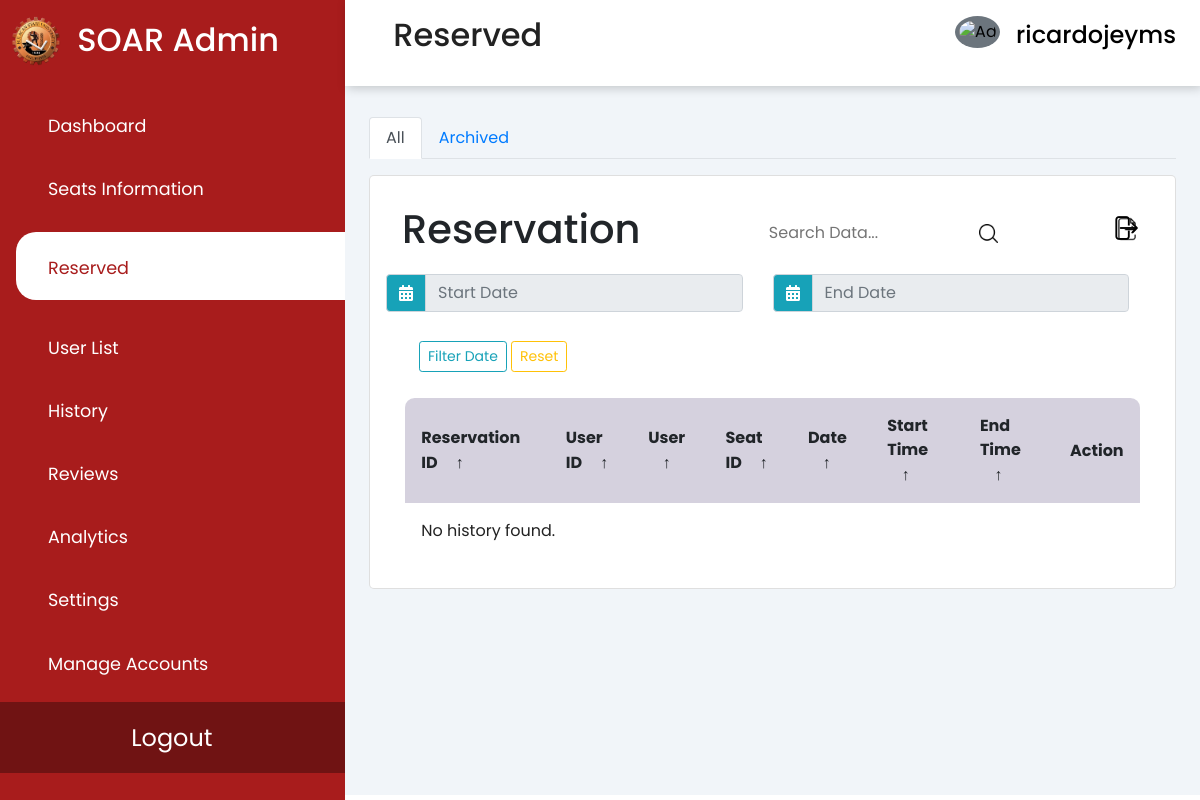
Before: /reserved.php (signed in) with the older database file.
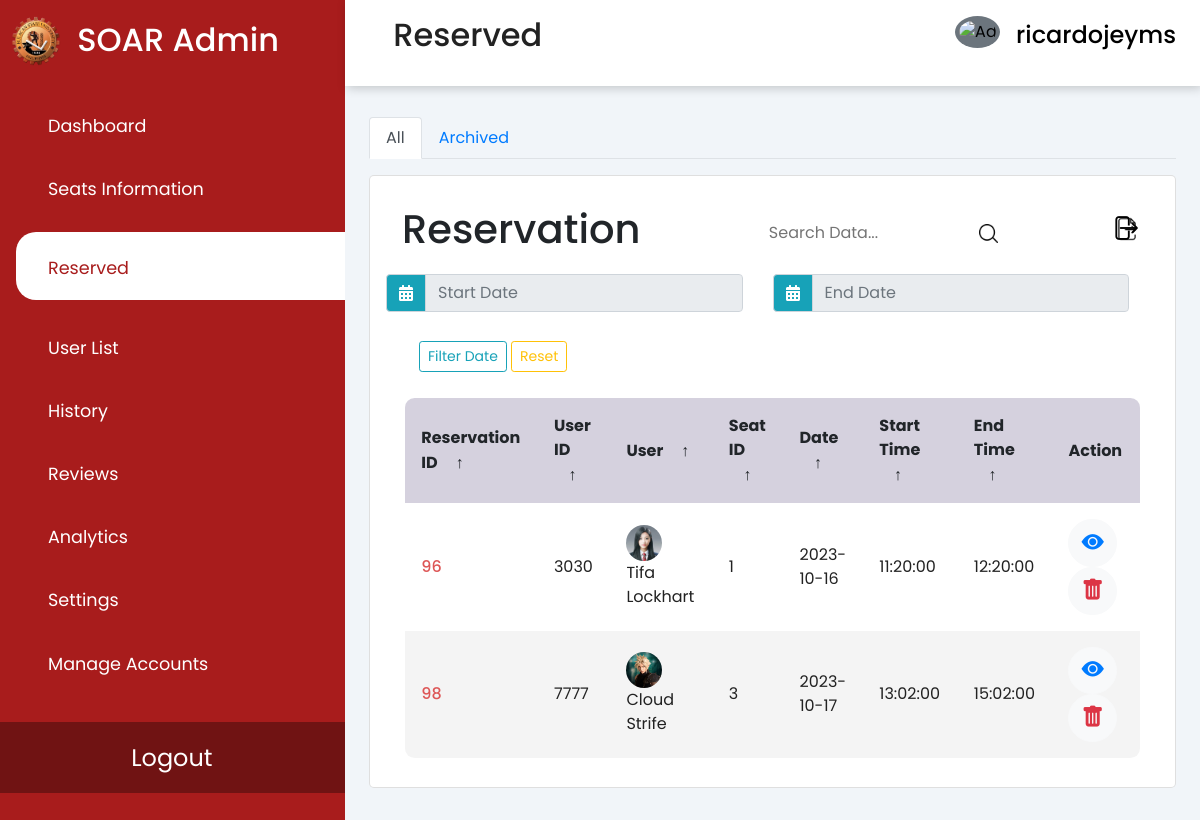
After: the same page with the newer database file.
### tables this page shows
CREATE TABLE `reservation` (
  `reservation_id` int(11) NOT NULL,
  `date` date DEFAULT NULL,
  `start_time` time DEFAULT NULL,
  `end_time` time DEFAULT NULL,
  `user_id` int(11) DEFAULT NULL,
  `seat_id` int(11) DEFAULT NULL,
  `isDone` tinyint(4) NOT NULL,
  `is_archived` tinyint(1) DEFAULT 0
);

CREATE TABLE `users` (
  `user_id` int(11) NOT NULL,
  `rfid_no` varchar(50) DEFAULT NULL,
  `first_name` varchar(255) DEFAULT NULL,
  `last_name` varchar(255) DEFAULT NULL,
  `account_id` int(11) DEFAULT NULL,
  `course_code` varchar(50) DEFAULT NULL,
  `yearsec_id` int(11) DEFAULT NULL,
  `age` int(11) DEFAULT NULL,
  `contact_number` varchar(20) DEFAULT NULL,
  `is_archived` tinyint(1) DEFAULT 0
);

CREATE TABLE `account` (
  `account_id` int(11) NOT NULL,
  `username` varchar(255) DEFAULT NULL,
  `password` varchar(255) DEFAULT NULL,
  `email` varchar(255) DEFAULT NULL,
  `picture` varchar(255) DEFAULT NULL,
  `account_type` varchar(255) DEFAULT NULL,
  `reservation_count` int(11) DEFAULT 0
);

### reserved.php (the view, shortened to what the rows shown need)
<?php
require 'assets/php/connect.php';
$sql = "SELECT r.reservation_id, r.user_id, r.date, r.start_time, r.end_time, a.username, u.user_id, r.seat_id, u.first_name, u.last_name, u.rfid_no, u.contact_number, u.course_code, a.email, a.picture
        FROM reservation AS r
        INNER JOIN account AS a ON r.user_id = a.username
        INNER JOIN users AS u ON r.user_id = u.user_id
        WHERE r.is_archived = 0";
$result = $conn->query($sql);
?>
<!DOCTYPE HTML>
<html>
<head>
    <link rel="stylesheet" href="https://cdn.jsdelivr.net/npm/bootstrap@4.6.2/dist/css/bootstrap.min.css"
>
    <link rel="stylesheet" type="text/css" href="assets/css/reserved.css" />
    <link rel="stylesheet" type="text/css" href="assets/css/user-list.css" />
    <link rel="stylesheet" type="text/css" href="//cdn.datatables.net/1.13.4/css/jquery.dataTables.min.css" />
    <link rel="stylesheet" href="//code.jquery.com/ui/1.12.1/themes/base/jquery-ui.css">
    <link rel="stylesheet"
        href="https://maxst.icons8.com/vue-static/landings/line-awesome/line-awesome/1.3.0/css/line-awesome.min.css">
    <link rel="stylesheet" href="https://cdn.jsdelivr.net/npm/bootstrap-icons@1.11.1/font/bootstrap-icons.css">
</head>
<body>
    <div class="sidebar">
        <div class="sidebar-brand">
            <h2> <span>SOAR Admin</span></h2>
        </div>
    </div>
    <div class="header">
        <header>
            <h2>
                <label for="nav-toggle">
                    <div class="toggle">
                        <span class="la la-bars"></span>
                    </div>
                </label>
                Reserved
            </h2>
        </header>
    </div>
    <div class="main-content">
        <main>
            <div class="tab-content" id="myTabsContent">
                <div class="tab-pane fade show active" id="table-content" role="tabpanel" aria-labelledby="table-tab">
                    <div class="recent-grid">
                        <div class="history">
                            <div class="card">
                                <div class="card-body">
                                    <div class="table-responsive">
                                        <section class="table__header">
                                            <h1>Reservation</h1>
                                        </section>
                                        <section class="table__body">
                                            <table id="customers_table">
                                                <thead>
                                                    <tr>
                                                        <th id="all-reservation-id"> Reservation ID <span
                                                                class="icon-arrow">&UpArrow;</span></th>
                                                        <th> User ID <span class="icon-arrow">&UpArrow;</span></th>
                                                        <th> User <span class="icon-arrow">&UpArrow;</span></th>
                                                        <th> Seat ID <span class="icon-arrow">&UpArrow;</span></th>
                                                        <th> Date <span class="icon-arrow">&UpArrow;</span></th>
                                                        <th> Start Time <span class="icon-arrow">&UpArrow;</span></th>
                                                        <th> End Time <span class="icon-arrow">&UpArrow;</span></th>
                                                        <th> Action </th>
                                                    </tr>
                                                </thead>
                                                <?php
                                                if ($result->num_rows > 0) {
                                                    while ($row = $result->fetch_assoc()) {
                                                        ?>
                                                        <tr id="reservation_row_<?php echo $row['reservation_id']; ?>">
                                                            <td class="studno">
                                                                <?php echo $row['reservation_id']; ?>
                                                            </td>
                                                            <td>
                                                                <?php echo $row['user_id']; ?>
                                                            </td>
                                                            <td>
                                                                <img src="<?php echo $row['picture']; ?>" alt="">
                                                                <?php echo $row['first_name']; ?>
                                                                <?php echo $row['last_name']; ?>
                                                            </td>
                                                            <td>
                                                                <?php echo $row['seat_id']; ?>
                                                            </td>
                                                            <td>
                                                                <?php echo $row['date']; ?>
                                                            </td>
                                                            <td>
                                                                <?php echo $row['start_time']; ?>
                                                            </td>
                                                            <td>
                                                                <?php echo $row['end_time']; ?>
                                                            </td>
                                                            <td>
                                                                <button type="button"
                                                                    class="btn btn-light btn-rounded btn-icon view_reservation"
                                                                    data-toggle="modal" data-target="#staticBackdrop"
                                                                    data-userid="<?php echo $row['user_id']; ?>"
                                                                    data-date="<?php echo $row['date']; ?>"
                                                                    data-starttime="<?php echo $row['start_time']; ?>"
                                                                    data-endtime="<?php echo $row['end_time']; ?>"
                                                                    data-firstname="<?php echo $row['first_name']; ?>"
                                                                    data-lastname="<?php echo $row['last_name']; ?>"
                                                                    data-picture="<?php echo $row['picture']; ?>"
                                                                    data-email="<?php echo $row['email']; ?> "
                                                                    data-rfidno="<?php echo $row['rfid_no']; ?> "
                                                                    data-course="<?php echo $row['course_code']; ?> "
                                                                    data-contactno="<?php echo $row['contact_number']; ?> "
                                                                    data-seatid="<?php echo $row['seat_id']; ?> ">
                                                                    <i class="bi bi-eye-fill text-primary"
                                                                        style="font-size: 1.4em;"></i>
                                                                </button>
                                                                <button type="button"
                                                                    class="btn btn-light btn-rounded btn-icon archive_btn"
                                                                    data-reservation-id="<?php echo $row['reservation_id']; ?>">
                                                                    <i class="bi bi-trash-fill text-danger"
                                                                        style="font-size: 1.4em;"></i>
                                                                </button>
                                                            </td>
                                                        </tr>
                                                        <?php
                                                    }
                                                } else {
                                                    echo "<tr><td colspan='7'>No history found.</td></tr>";
                                                }
                                                ?>
                                            </table>
                                        </section>
                                    </div>
                                </div>
                            </div>
                        </div>
                    </div>
                </div>
            </div>
        </main>
    </div>
</body>
</html>

Changed rows visible on the page:
added reservation: reservation_id "96", user.user_id "3030", account.picture (picture), user.first_name "Tifa", user.last_name "Lockhart", seat "1", date "2023-10-16", start_time "11:20:00", end_time "12:20:00"
added reservation: reservation_id "98", user.user_id "7777", account.picture (picture), user.first_name "Cloud", user.last_name "Strife", seat "3", date "2023-10-17", start_time "13:02:00", end_time "15:02:00"
Other visible differences:
text no longer shown: "No history found."
